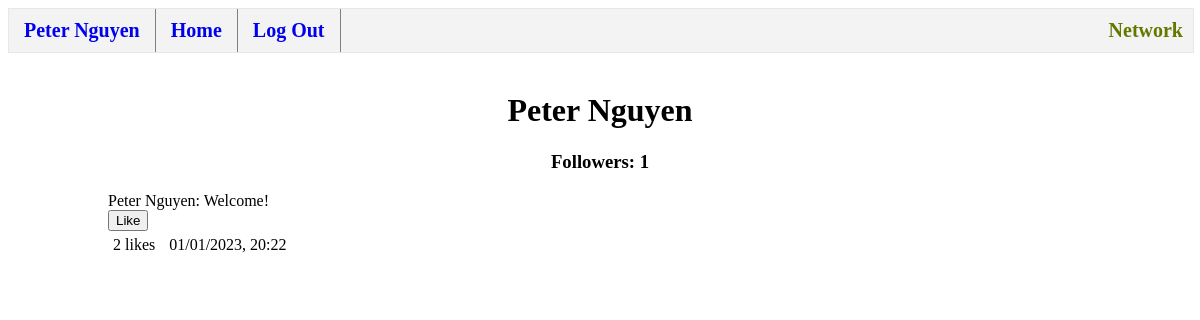
Screenshot of /profile (signed in) with the database file from the repository.
### tables this page shows
CREATE TABLE users (
    id INTEGER PRIMARY KEY AUTOINCREMENT NOT NULL,
    username TEXT NOT NULL,
    hash TEXT NOT NULL,
    followers INTEGER DEFAULT 0 NOT NULL
);

CREATE TABLE posts (
    id INTEGER PRIMARY KEY AUTOINCREMENT,
    user_id INTEGER NOT NULL,
    username TEXT NOT NULL,
    content TEXT NOT NULL,
    likes INTEGER DEFAULT 0 NOT NULL,
    datetime NUMERIC NOT NULL,
    FOREIGN KEY (user_id) REFERENCES users(id) ON DELETE CASCADE
);

### app.py (the view)
@app.route("/profile", methods=["GET", "POST"])
@login_required
def profile():
    if request.method == "GET":
        user_id = session["user_id"]
    if request.method == "POST":
        user_id = request.form.get("user_id")
    user = executeDB("SELECT * FROM users WHERE id=?", [user_id])
    posts = get_posts(user_id)
    return render_template("profile.html", user=user[0], posts=posts)

### helpers.py (called while the page is built)
def executeDB(query, arg=None):
    conn = sql.connect('network.db')
    conn.row_factory = sql.Row # "dictionary cursor"
    cur = conn.cursor()
    if arg == None:
        cur.execute(query)
    else:
        cur.execute(query, arg)
    value = cur.fetchall()
    conn.commit()
    conn.close()
    return value

def get_posts(user_id=None):
    if user_id == None:
        posts = executeDB("SELECT * FROM posts ORDER BY datetime DESC")
    else:
        posts = executeDB("SELECT * FROM posts WHERE user_id = ? ORDER BY datetime DESC", [user_id])
    return posts

def login_required(f):
    @wraps(f)
    def decorated_function(*args, **kwargs):
        if session.get("user_id") is None:
            return redirect("/login")
        return f(*args, **kwargs)
    return decorated_function

### templates/profile.html (shortened to what this page needs)
{% extends "layout.html" %}
{% block body %}
<h1 class="center">{{ user.username }} </h1>
    <h3 id="follow-count{{user.id}}" class="center">Followers: {{user.followers}}</h3>
    {% for post in posts %}
        <div>
            <div>{{ post.username + ": " + post.content }}</div>
            <form action"/like" method="post">
                <input name="like{{ post["id"] }}" type="submit" value="Like">
            </form>
            <p class="inline">{{ post["likes"] }} likes</p>
            <p class="inline">{{ post["datetime"] }}</p>
        </div>
    {% endfor %}
{% endblock %}

### static/styles.css (style rules this page uses)
.inline { margin-top: 5px; display: inline-block; margin-bottom: 5px; padding-left: 5px; padding-right: 5px; }
.center { text-align: center; }

### rows the page displays
users: username "Peter Nguyen", followers "1"
posts: username+content "Peter Nguyen: Welcome!", likes "2", datetime "01/01/2023, 20:22"

### other values shown
{{ session["username"] }} "Peter Nguyen"
